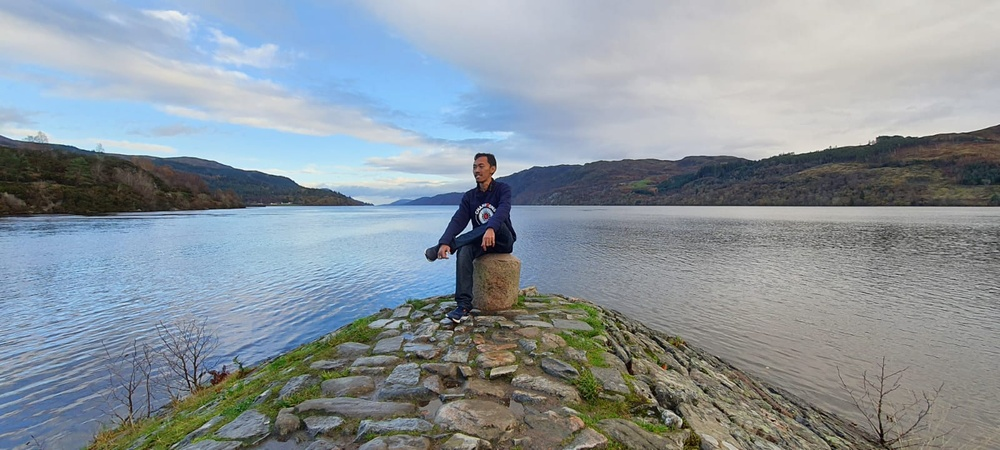
#> input picture riverMe.jpeg, 1000 x 450 px, shrunk from 1600 x 720 before the run
$ jupyter execute translation.ipynb
#> lines starting #> are read from the running program, lines starting #| are printed output that depends on the picture
[cell 1]
#Translations
#This in an affine transform that simply shifts the position of an image.
#Since in Google Colab cannot use cv.imshow() or cv2.imshow() function directly, we use google.colab.patches import cv2_imshow to display images.

import cv2
import numpy as np
from google.colab.patches import cv2_imshow
image = cv2.imread('riverMe.jpeg')
#> image is the input picture: shape (450, 1000, 3); mean B, G, R 156.6, 149, 138.8

#Store height and width of the image

height, width = image.shape[:2]
#> height = 450; width = 1000

quarter_height, quarter_width = height/4, width/4
#> quarter_height = 112.5; quarter_width = 250

#    | 1 0 Tx |
# T =| 0 1 Ty |

#T is our translation matrix
T = np.float32([[1, 0, quarter_width],[0,1, quarter_height]])
#> T = [[1, 0, 250], [0, 1, 112.5]]

# We use cv2.warpAffine to transform the image using the matrix, T
img_translation = cv2.warpAffine(image, T, (width, height))
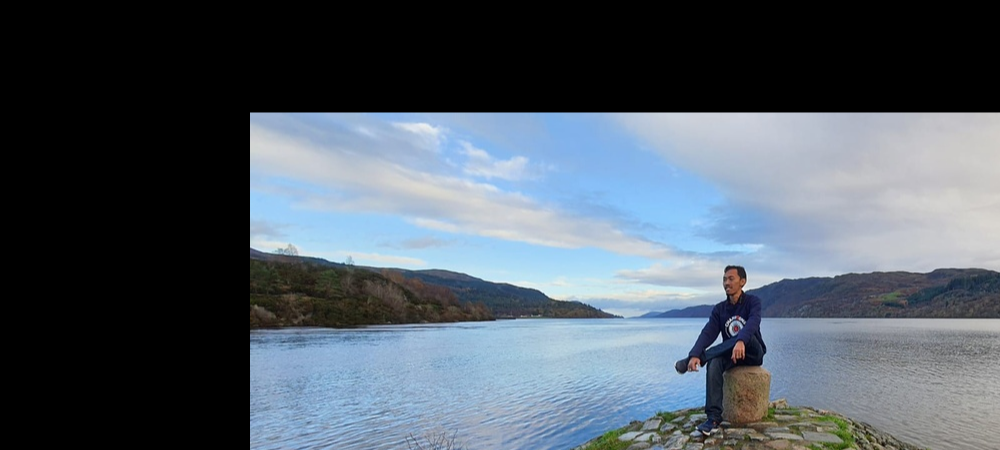
#> img_translation: shape (450, 1000, 3); mean B, G, R 101.6, 91.4, 81.2
cv2_imshow(img_translation)
cv2.waitKey()
cv2.destroyAllWindows()
